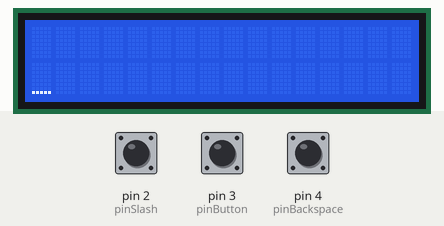
The sketch below on a simulated Arduino Uno, built with avr-gcc and run on an emulated ATmega328P. On the bench: 16×2 character LCD. Inputs (shaded band) come from the test bench; at power-on: pin 2 (pinSlash) HIGH, pin 3 (pinButton) HIGH, pin 4 (pinBackspace) HIGH.

Above: at 1.2 s.
1.3 s: pin 2 (pinSlash) pulled LOW for 0.15 s
At 1.8 s:
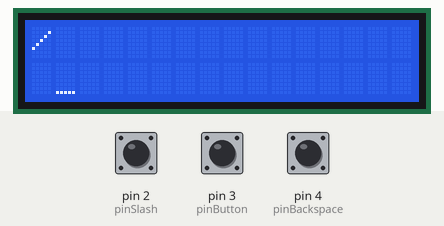
2.9 s: pin 3 (pinButton) pulled LOW for 1 s
At 6.6 s:
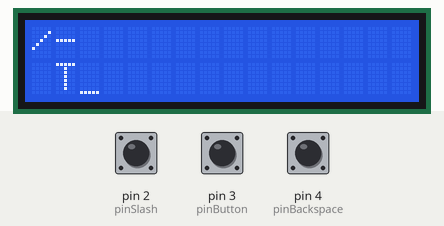
6.9 s: pin 2 (pinSlash) pulled LOW for 1 s
At 7.4 s:
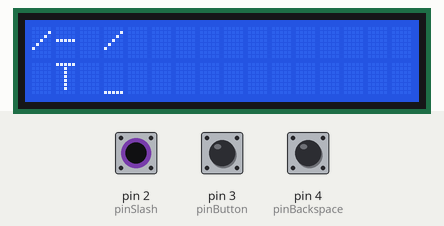
9.4 s: pin 3 (pinButton) pulled LOW for 3.2 s
At 15.4 s:
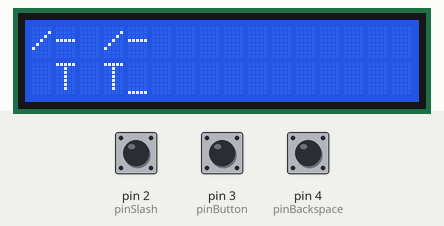
15.6 s: pin 2 (pinSlash) pulled LOW for 0.15 s
At 16.6 s:
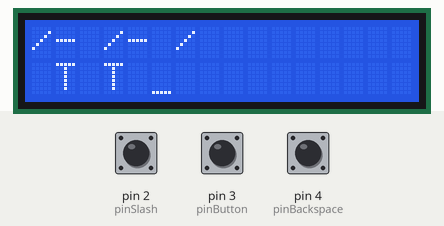
17.2 s: pin 2 (pinSlash) pulled LOW for 3.2 s
At 17.9 s:
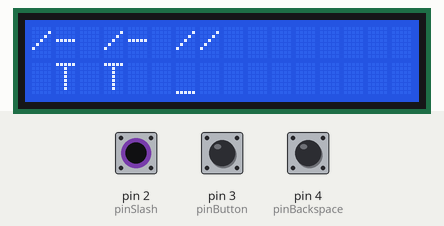
Timing chart, 0 to 20.2 s (numbered marks = the images above; inputs shaded):
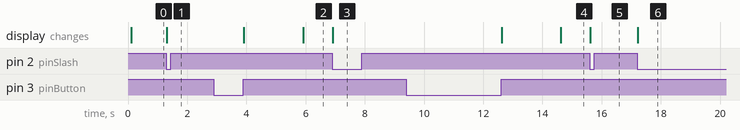

Measured:
- after the input at 1.3 s, the display: changes at once (image 1)
- after the input at 2.9 s, the display: first changes after 1.0 s (image 2 shows a later state)
- after the input at 6.9 s, the display: changes at once (image 3)
- after the input at 9.4 s, the display: first changes after 3.2 s (image 4 shows a later state)
- after the input at 15.6 s, the display: changes at once (image 5)
- after the input at 17.2 s, the display: changes at once (image 6)

The sketch:

morsecode_dec21a.ino
```cpp
#include <LiquidCrystal_PCF8574.h>

// Pin for the morse code button is set to 3
byte pinButton = 3;
// Pin for the '/' button is set to 2
byte pinSlash = 2;
// Pin for the spacebar button is set to 4
byte pinBackspace = 4;

bool isButtonPressed;
bool isBackspacePressed;
bool backspaceOn = false;
bool waiting = true;

// Custom heart character
byte heartChar[] = {
  0b00000, 0b01010, 0b10101, 0b10001,
  0b01010, 0b00100, 0b00000, 0b00000
};

String currentMessage = "";

unsigned long now;
unsigned long timeSincePrint = 0;
unsigned long timeSincePressed = 0;

// LCD Display Setup
// SDA to A4
// SCL to A5
LiquidCrystal_PCF8574 lcd(0x27);

void setup() {
  // pinButton detects whether or not button is on, therefore it is an input
  pinMode(pinButton, INPUT_PULLUP);
  pinMode(pinSlash, INPUT_PULLUP);

  // LCD setup
  lcd.begin(16, 2);

  Serial.begin(9600);

  lcd.createChar(1, heartChar);

  attachInterrupt(digitalPinToInterrupt(pinButton), addMorseCode, CHANGE);
  attachInterrupt(digitalPinToInterrupt(pinSlash), addSlash, FALLING);
}

void loop() {
  // VARIABLE ASSIGNMENTS
  isButtonPressed = !digitalRead(pinButton);
  now = millis();
  isBackspacePressed = !digitalRead(pinBackspace);

  lcd.setBacklight(255);

  // If more than 10ms has passed, print the message
  // To ensure that the LCD prints constantly but not too fast
  if (now - timeSincePrint >= 100) {
    printCurrentMessage();
  }

  if (isBackspacePressed && !backspaceOn) {
    backSpace();
    backspaceOn = true;
  } else if (!isBackspacePressed && backspaceOn) {
    backspaceOn = false;
    timeSincePressed = now;
  }

  // If not waiting for an input and it has been longer than 2 seconds
  if (!waiting && now - timeSincePressed >= 2000 && currentMessage != "") {
    currentMessage += " ";

    // The time has been registered as a pause, you are now waiting for an input
    // To ensure a case where multiple spaces appear in a row doesn't happen
    waiting = true;
  }
}

void addMorseCode() {
  // When the button has just been pressed (FALLING STATE)
  if (!isButtonPressed) {
    // Start the timer on how long the press is
    timeSincePressed = now;

    // You are now waiting for an input (when the button is let go)
    waiting = true;
  // When the button has just been let go (RISING STATE)
  } else {
    // If pressed for more than 200ms (to filter accidental clicking or hardware malfunction),
    if (now - timeSincePressed >= 200) {
      // If pressed for 200ms to 600ms, message is a dot
      if (now - timeSincePressed <= 600) {
        currentMessage += ".";
      } else {
      // Otherwise, it is a dash (3x longer than dot)
        currentMessage += "-";
      }
    }

    timeSincePressed = now;
    waiting = false;
  }
}

void printCurrentMessage() {
  lcd.home();
  lcd.clear();
  lcd.setCursor(0, 0);
  lcd.print(currentMessage);
  lcd.setCursor(0, 1);
  lcd.cursor();
  lcd.print(convertToEnglish(currentMessage));
  timeSincePrint = now;
}

void addSlash() {
  currentMessage += "/";
}

void backSpace() {
  currentMessage.remove(currentMessage.length() - 1);
  waiting = false;
  timeSincePressed = now;
}

String convertToEnglish(String morseCode) {
  String englishString = "";
  String currentWord = "";

  for (int i = 0; i < morseCode.length(); i++) {
    char currentLetter = morseCode[i];
    if (currentLetter == ' ') {
      // Word is complete, now all that is left to do is convert it
      englishString += wordToEnglish(currentWord);

      currentWord = "";
    } else if (currentLetter == '/') {
      if (currentWord != "") {
        englishString += wordToEnglish(currentWord);
      }

      englishString += " ";
      currentWord = "";
    } else {
      currentWord += currentLetter;
    }
  }

  // At the end of all of this, add the leftover currentWord to english
  englishString += currentWord;

  return englishString;
}

String wordToEnglish(String morseCode) {
  if (morseCode == ".-") { return "A"; }
  else if (morseCode == "-...") { return "B"; }
  else if (morseCode == "-.-.") { return "C"; }
  else if (morseCode == "-..") { return "D"; }
  else if (morseCode == ".") { return "E"; }
  else if (morseCode == "..-.") { return "F"; }
  else if (morseCode == "--.") { return "G"; }
  else if (morseCode == "....") { return "H"; }
  else if (morseCode == "..") { return "I"; }
  else if (morseCode == ".---") { return "J"; }
  else if (morseCode == "-.-") { return "K"; }
  else if (morseCode == ".-..") { return "L"; }
  else if (morseCode == "--") { return "M"; }
  else if (morseCode == "-.") { return "N"; }
  else if (morseCode == "---") { return "O"; }
  else if (morseCode == ".--.") { return "P"; }
  else if (morseCode == "--.-") { return "Q"; }
  else if (morseCode == ".-.") { return "R"; }
  else if (morseCode == "...") { return "S"; }
  else if (morseCode == "-") { return "T"; }
  else if (morseCode == "..-") { return "U"; }
  else if (morseCode == "...-") { return "V"; }
  else if (morseCode == ".--") { return "W"; }
  else if (morseCode == "-..-") { return "X"; }
  else if (morseCode == "-.--") { return "Y"; }
  else if (morseCode == "--..") { return "Z"; }
  else if (morseCode == ".----") { return "1"; }
  else if (morseCode == "..---") { return "2"; }
  else if (morseCode == "...--") { return "3"; }
  else if (morseCode == "....-") { return "4"; }
  else if (morseCode == ".....") { return "5"; }
  else if (morseCode == "-....") { return "6"; }
  else if (morseCode == "--...") { return "7"; }
  else if (morseCode == "---..") { return "8"; }
  else if (morseCode == "----.") { return "9"; }
  else if (morseCode == "-----") { return "0"; }
  else if (morseCode == "..--..") { return "?"; }
  else if (morseCode == "-.-.--") { return "!"; }
  else if (morseCode == ".-.-.-") { return "."; }
  else if (morseCode == "--..--") { return ","; }
  else if (morseCode == ".-.-.") { return "+"; }
  else if (morseCode == "-....-") { return "-"; }
  else if (morseCode == "-..-.") { return "/"; }
  else if (morseCode == "-...-") { return "="; }
  else if (morseCode == "---...") { return "\01"; } // Custom Heart Character
  else if (morseCode == "") { return ""; }

  return "?";

}
```
